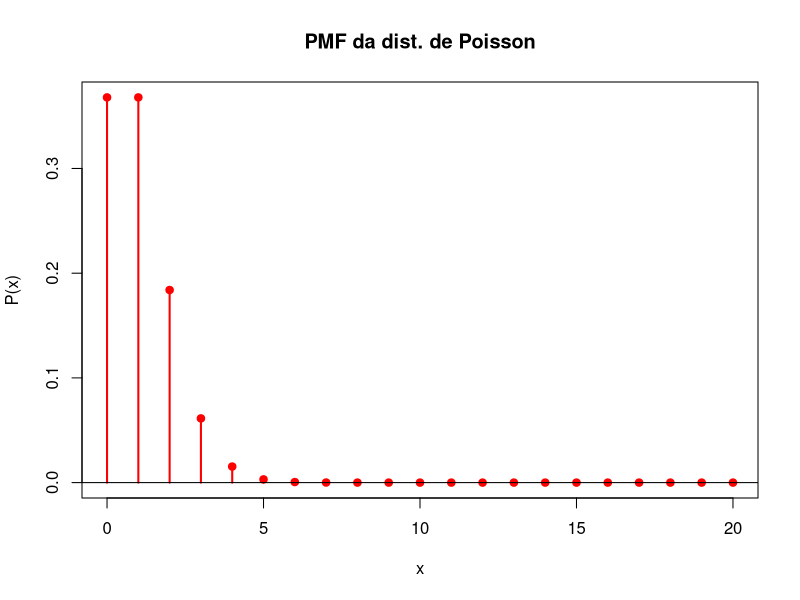
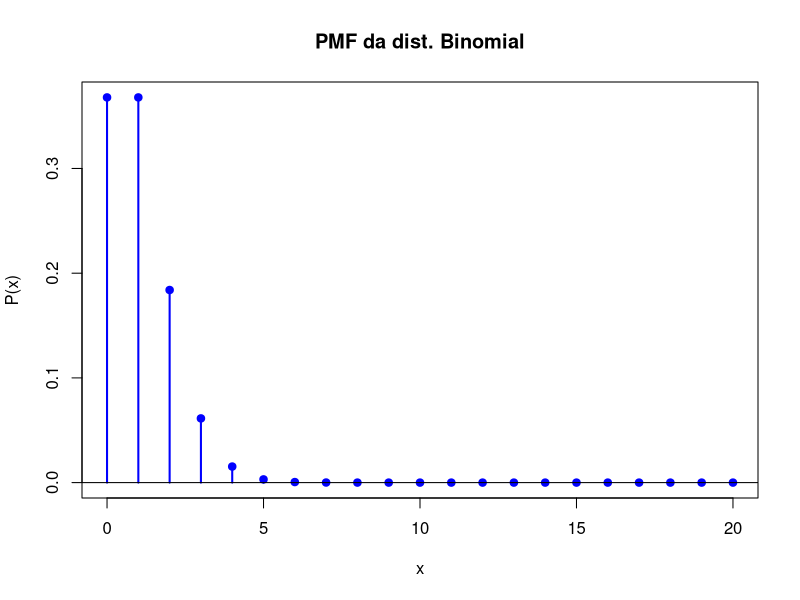
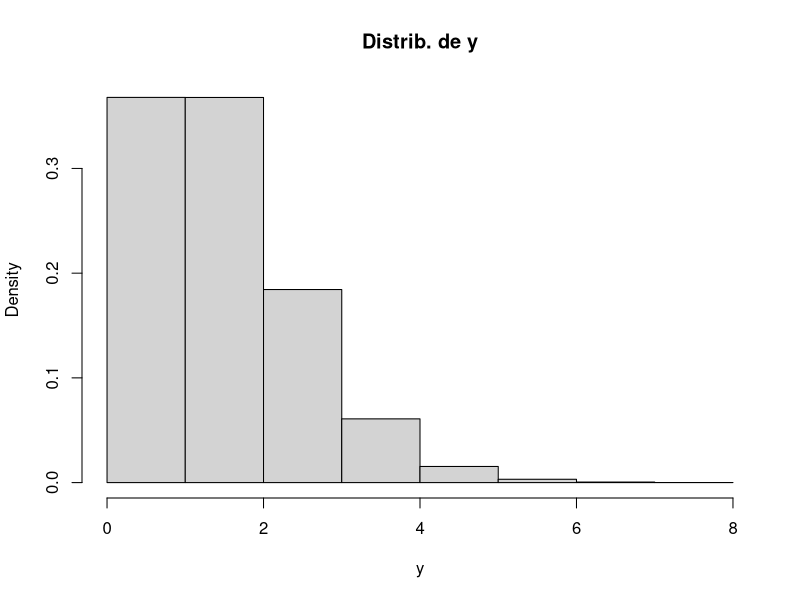

The R source for these figures, in order:
library(ggplot2) # Biblioteca para plotar os gráficos

# Como temos uma baixíssima probabilidade e um grande número de pessoas, pode-se modelar essa pesquisa como uma distribuição de Poisson. Além disso, como temos p = 10^-7 e n = 10^7, intuitivamente o número de pessoas que ganhariam o prêmio em um dia seria 10^7*10^-7 = 1 pessoa. Portanto, o parâmetro dessa distribuição seria 1.

x <- 0:20
pmf = dpois(x, 1)

# Veja também que podemos modelar esse prêmio como sendo uma distribuição binomial, bem mais simples. Isso ocorre porque o valor do número de tentativas (n) da distribuição binomial é muito grande. Portanto, isso faz com que a distribuição binomial tenda a se distribuir como uma de Poisson.

pmf2 = dbinom(x,10000000, 0.0000001)

plot(x,pmf,type='h',col='red',lwd=2,
    main = 'PMF da dist. de Poisson', xlab= 'x', ylab='P(x)')
points(x,pmf, pch=19, col='red')

abline(h=0) # Adiciona uma linha no valor de P(x) = 0 para aumentar a legibilidade

plot(x,pmf2,type='h',col='blue',lwd=2,
    main = 'PMF da dist. Binomial', xlab= 'x', ylab='P(x)')
points(x,pmf2, pch=19, col='blue')

abline(h=0) # Adiciona uma linha no valor de P(x) = 0 para aumentar a legibilidade


# Valor esperado e Variância

Ex_Poisson = weighted.mean(x, pmf) # O valor esperado é uma média ponderada usando as probabilidades de pesos
cat("Valor Esperado da dist. de Poisson:", Ex_Poisson, "\n")

Ex_Binom = weighted.mean(x, pmf2) 
cat("Valor Esperado da dist. Binomial:", Ex_Binom, "\n")

cat("Variância da dist. de Poisson:", Ex_Poisson, "\n")

cat("Variância da dist. Binomial:", Ex_Binom*(1-0.0000001), "\n")


# A probabilidade de você ganhar dentre os outros vencedores é dado pela lei da probabilidade total

s = 0
for(i in 1:20){
    s <- s + pmf[i]*(1/i)
}

cat("Probabilidade de ganhar:", s)


y = rpois(1000000, 1)

hist(y, prob = TRUE, breaks = 9, border = 'black', right = FALSE,
    main = "Distrib. de y")
